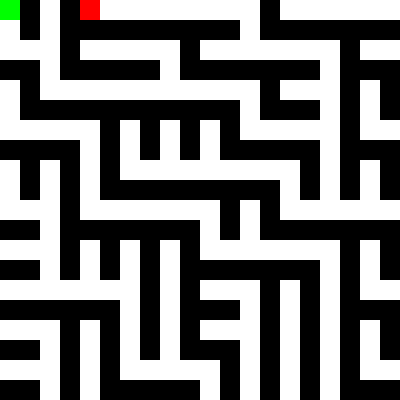
Frame 1 (no input)
Frame 60 (no input): identical to frame 1, image omitted
Frame 120 (the mouse pressed at the canvas centre since frame 60): identical to frame 1, image omitted

The p5.js sketch that drew this single still picture (run headless with seeded random() and noise() and a simulated clock; from frame 60 on, the mouse is pressed at the canvas centre):

// p5.js sketch
// ── sketch.js
let tcanvas = 400; // tamaño del canvas
let t = 20; //t=tamaño de celdas
let ncel = tcanvas/t; //numcel = numero de celdas
let laberinto = []; //array laberinto

//Posiciones

//Jugador
let posx = 0;
let posy = 0;

//Meta
let metax;
let metay;

function setup() {
  createCanvas(tcanvas, tcanvas);
  noStroke(); //No bordes dibujados
  
  //pared
  laberinto = [];
  for (let x = 0;x<ncel;x+=1)
    {
      laberinto[x] = [];
      for (let y=0;y<ncel;y+=1)
        {
          laberinto[x][y] = 0; //generacion de laberinto
        }
    }
  console.table(laberinto);
  //Definir laberinto
    for (let x = 0;x<ncel;x+=2)
    {
      for (let y=0;y<ncel;y+=2)
        {
          laberinto[x][y] = 1;
          let vecinos = [];
          if (x<ncel) {vecinos.push({x: x+1,y:y})}
          if (y<ncel) {vecinos.push({x: x,y:y+1})}
          if (vecinos.length>0) 
            {
              let ve = vecinos[int(random(2))]; //vecino escogido
              laberinto[ve.x][ve.y] = 1;
            }
        }
    }
  
  metax = int(random(ncel/2))*2; //asegurar que la meta sea en piso y no en pared
  metay = int(random(ncel/2))*2;
}
//dibujar
function draw() {
  background(220);
  
  
  //laberinto relleno piso
 for (let x = 0;x<ncel;x+=1)
    {
      for (let y=0;y<ncel;y+=1)
        {
          if (laberinto[x][y]==0)
            {
              fill(0);
            } else if (laberinto[x][y] == 1)
              {
                fill(255);
              }
          rect(x*t,y*t,t,t);
        }
    }
  //dibujar

  //Jugador
  fill(0, 255, 0);
  rect(posx*t, posy*t, t, t);
  //meta
  fill (255, 0, 0);
  rect(metax*t,metay*t, t, t);
  
  //mensaje
  if (posx==metax && posy==metay)
    {
      textSize(50);
      text("Haz ganado", 50, tcanvas/2);
    }
}

function keyPressed()
{
  if (keyCode == LEFT_ARROW && posx>0)
  {
    if (laberinto[posx-1][posy]!=0)
      {
        posx -= 1; 
      }

  }
  else if (keyCode == RIGHT_ARROW && posx<ncel-1)
  {
    if (laberinto[posx+1][posy]!=0)
      {
        posx += 1;
      }
  }
  else if(keyCode == UP_ARROW && posy>0)
  {
    if (laberinto[posx][posy-1]!=0)
      {
        posy -= 1;
      }
  }
  else if(keyCode == DOWN_ARROW && posy<ncel-1)
  {
    if (laberinto[posx][posy+1]!=0)
    {
      posy += 1;
    }
  }
}
